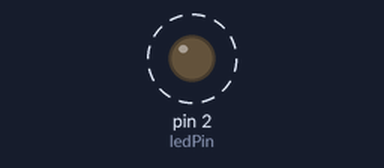
This sketch was run on a simulated Arduino Uno, built with avr-gcc and run on an emulated ATmega328P. Shown: output pins drawn as LEDs (lit = HIGH). Dashed ring = blinking. What the sketch prints to the serial monitor is not drawn.

Above: at 0.2 s.
Timing chart, 0 to 3.0 s (numbered marks = the images above):
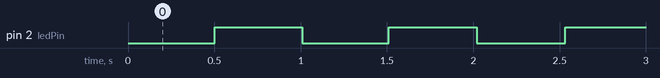

The sketch:

ex02.ino
```cpp
unsigned long myTime;
const int ledPin = 2;
// 新增：记录上一次LED切换时间
unsigned long lastBlinkTime = 0;
// 新增：1Hz闪烁=500ms切换一次状态
const int blinkInterval = 500;
// 新增：记录LED当前状态
bool ledState = LOW;

void setup() {
  Serial.begin(9600);
  // 新增：设置LED引脚为输出模式
  pinMode(ledPin, OUTPUT);
}

void loop() {
  Serial.print("Time: ");
  myTime = millis();
  Serial.println(myTime); // 保留原有串口打印逻辑

  // 新增：核心LED闪烁控制（基于myTime，非阻塞）
  if (myTime - lastBlinkTime >= blinkInterval) {
    lastBlinkTime = myTime; // 更新切换时间
    ledState = !ledState;   // 翻转LED状态（亮↔灭）
    digitalWrite(ledPin, ledState); // 控制LED亮灭
  }

  // 保留原有delay，但改为10ms避免阻塞（不影响1Hz闪烁）
  // 原delay(1000)会导致闪烁频率错乱，必须改小
  delay(10);
}
```

Measured:
- by itself, pin 2 (ledPin): alternates HIGH for 0.50 s and LOW for 0.50 s
